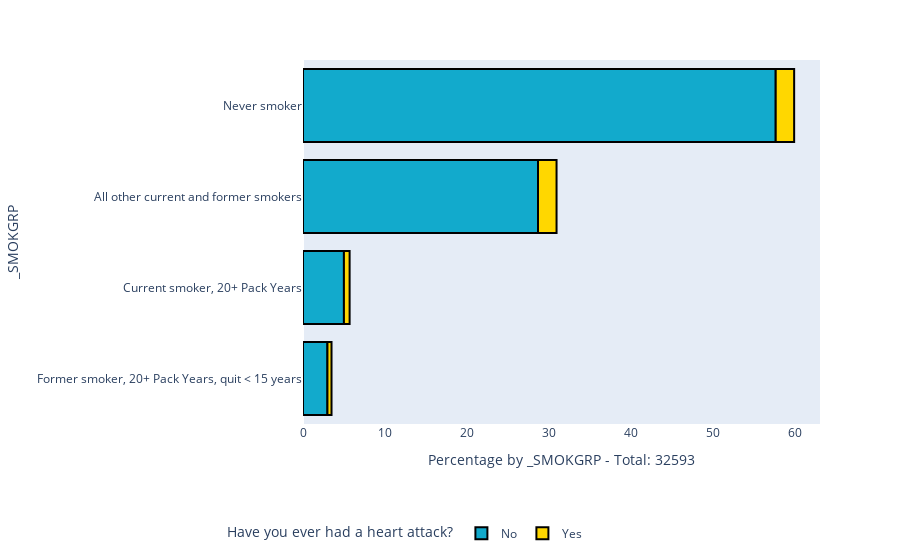
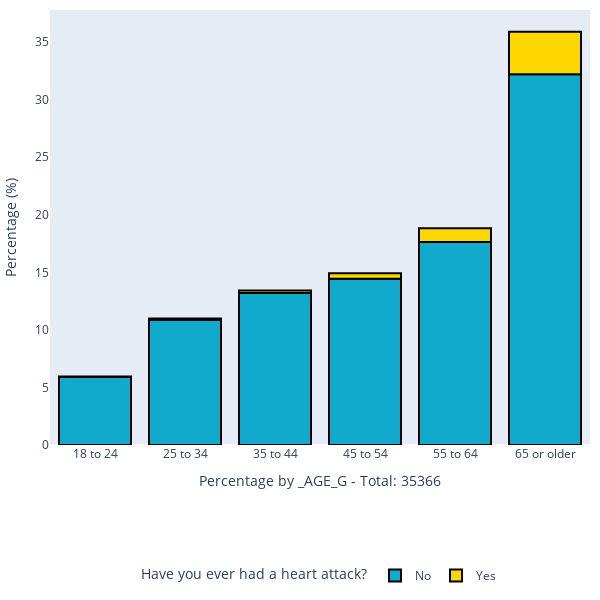
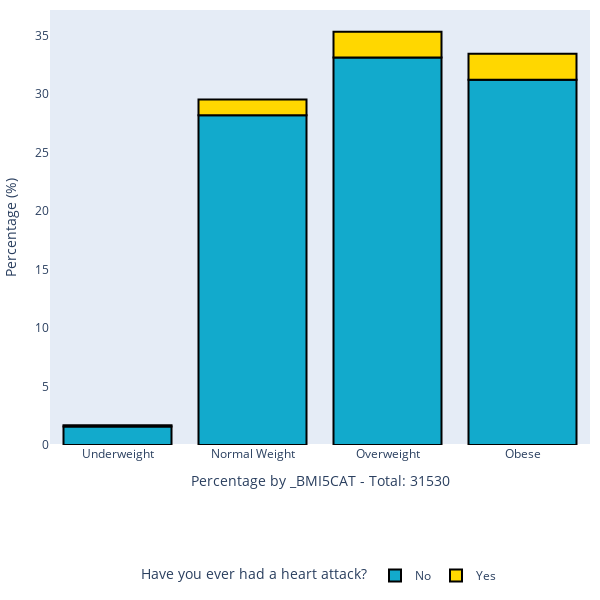
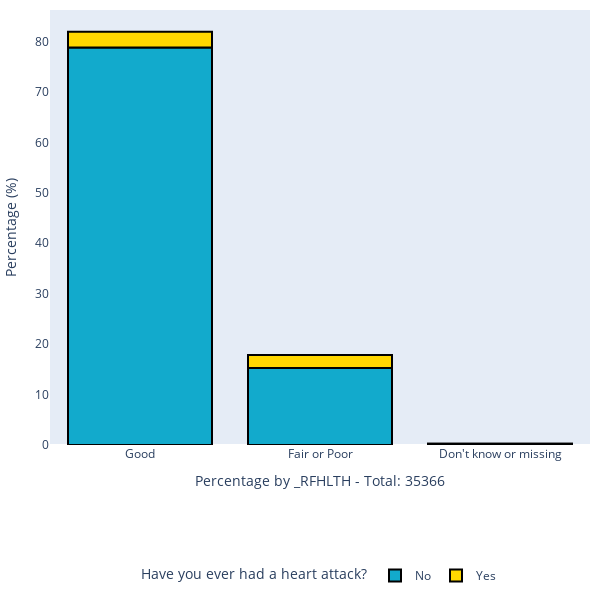

The notebook cell these images were saved under, in order:
### Code cell
import plotly.express as px

from util.plots import *

columns = [
    ('_AGE_G', 'asc', 'v'), 
    ('_BMI5CAT', [
        'Underweight', 'Normal Weight', 'Overweight', 'Obese'
    ], 'v'),
    ('_RFHLTH', 'desc', 'v'),
    ('DIABETE4', 'desc', 'v'),
    ('CVDCRHD4', 'desc', 'v'),
    ('CHCKDNY2', 'desc', 'v')
]

# smokgrp = df['_SMOKGRP'].value_counts()
# smokgrp = smokgrp.drop(labels='<NA>').sort_values()

smokgrp = df[df['_SMOKGRP'] != '<NA>']
smokgrp = smokgrp.groupby(['target', '_SMOKGRP']).size().reset_index(name='count')
total_count = smokgrp['count'].sum()
smokgrp['percentage'] = (smokgrp['count'] / total_count) * 100

fig = px.bar(
    smokgrp.sort_values(by=['target', 'percentage']),  
    y='_SMOKGRP', 
    x='percentage',
    color='target',
    orientation='h',
    color_discrete_sequence=[strongcyan, gold],
    labels={
        # '_SMOKGRP': f"_SMOKGRP",
        "target": "Have you ever had a heart attack?",
        'percentage': f'Percentage by _SMOKGRP - Total: {total_count}'
    },
)

fig.update_xaxes(showgrid=False)
fig.update_yaxes(showgrid=False)

fig.update_traces(
    # hoverinfo='label+percent', 
    text=smokgrp.values,
    # textfont_size=16,
    textposition='inside',
    marker=dict(
        # color=list(colors), 
        line=dict(color='#000000', width=2)
    ),
)

fig.update_layout(
    legend=dict(
        orientation="h",
        yanchor="middle",
        y=-0.3,
        xanchor="center",
        x=0.2
    )
)

fig.show()
fig.write_image(
    f'../resources/generated/bar__SMOKGRP.png', 
    format='png', 
    width=900,
    height=450,
    scale=4
)

for column, sort, orientation in columns:
    barplot(df, column, sort, orientation)

### Figure 1 — Plotly figure (JSON) as saved in the notebook; plotly's stock layout.template omitted (floating-point values rounded to 4 significant figures)
{"data": [{"alignmentgroup": "True", "hovertemplate": "Have you ever had a heart attack?=No<br>Percentage by _SMOKGRP - Total: 32593=%{x}<br>_SMOKGRP=%{y}<extra></extra>", "legendgroup": "No", "marker": {"color": "#12AACC", "line": {"color": "#000000", "width": 2}, "pattern": {"shape": ""}}, "name": "No", "offsetgroup": "No", "orientation": "h", "showlegend": true, "text": [["No", "All other current and former smokers", 9343, 28.67], ["No", "Current smoker, 20+ Pack Years", 1627, 4.992], ["No", "Former smoker, 20+ Pack Years, quit < 15 years", 972, 2.982], ["No", "Never smoker", 18793, 57.66], ["Yes", "All other current and former smokers", 737, 2.261], ["Yes", "Current smoker, 20+ Pack Years", 226, 0.6934], ["Yes", "Former smoker, 20+ Pack Years, quit < 15 years", 162, 0.497], ["Yes", "Never smoker", 733, 2.249]], "textposition": "inside", "type": "bar", "x": [2.982, 4.992, 28.67, 57.66], "xaxis": "x", "y": ["Former smoker, 20+ Pack Years, quit < 15 years", "Current smoker, 20+ Pack Years", "All other current and former smokers", "Never smoker"], "yaxis": "y"}, {"alignmentgroup": "True", "hovertemplate": "Have you ever had a heart attack?=Yes<br>Percentage by _SMOKGRP - Total: 32593=%{x}<br>_SMOKGRP=%{y}<extra></extra>", "legendgroup": "Yes", "marker": {"color": "gold", "line": {"color": "#000000", "width": 2}, "pattern": {"shape": ""}}, "name": "Yes", "offsetgroup": "Yes", "orientation": "h", "showlegend": true, "text": [["No", "All other current and former smokers", 9343, 28.67], ["No", "Current smoker, 20+ Pack Years", 1627, 4.992], ["No", "Former smoker, 20+ Pack Years, quit < 15 years", 972, 2.982], ["No", "Never smoker", 18793, 57.66], ["Yes", "All other current and former smokers", 737, 2.261], ["Yes", "Current smoker, 20+ Pack Years", 226, 0.6934], ["Yes", "Former smoker, 20+ Pack Years, quit < 15 years", 162, 0.497], ["Yes", "Never smoker", 733, 2.249]], "textposition": "inside", "type": "bar", "x": [0.497, 0.6934, 2.249, 2.261], "xaxis": "x", "y": ["Former smoker, 20+ Pack Years, quit < 15 years", "Current smoker, 20+ Pack Years", "Never smoker", "All other current and former smokers"], "yaxis": "y"}], "layout": {"barmode": "relative", "legend": {"orientation": "h", "title": {"text": "Have you ever had a heart attack?"}, "tracegroupgap": 0, "x": 0.2, "xanchor": "center", "y": -0.3, "yanchor": "middle"}, "margin": {"t": 60}, "xaxis": {"anchor": "y", "domain": [0, 1], "showgrid": false, "title": {"text": "Percentage by _SMOKGRP - Total: 32593"}}, "yaxis": {"anchor": "x", "domain": [0, 1], "showgrid": false, "title": {"text": "_SMOKGRP"}}}}

### Figure 2 — Plotly figure (JSON) as saved in the notebook; plotly's stock layout.template omitted (floating-point values rounded to 4 significant figures)
{"data": [{"alignmentgroup": "True", "hovertemplate": "Have you ever had a heart attack?=No<br>Percentage by _AGE_G - Total: 35366=%{x}<br>percentage=%{y}<extra></extra>", "legendgroup": "No", "marker": {"color": "#12AACC", "line": {"color": "#000000", "width": 2}, "pattern": {"shape": ""}}, "name": "No", "offsetgroup": "No", "orientation": "v", "showlegend": true, "text": [["No", "18 to 24", 2093, 5.918], ["No", "25 to 34", 3852, 10.89], ["No", "35 to 44", 4674, 13.22], ["No", "45 to 54", 5110, 14.45], ["No", "55 to 64", 6240, 17.64], ["No", "65 or older", 11388, 32.2], ["Yes", "18 to 24", 11, 0.0311], ["Yes", "25 to 34", 31, 0.08765], ["Yes", "35 to 44", 71, 0.2008], ["Yes", "45 to 54", 169, 0.4779], ["Yes", "55 to 64", 418, 1.182], ["Yes", "65 or older", 1309, 3.701]], "textposition": "inside", "type": "bar", "x": ["18 to 24", "25 to 34", "35 to 44", "45 to 54", "55 to 64", "65 or older"], "xaxis": "x", "y": [5.918, 10.89, 13.22, 14.45, 17.64, 32.2], "yaxis": "y"}, {"alignmentgroup": "True", "hovertemplate": "Have you ever had a heart attack?=Yes<br>Percentage by _AGE_G - Total: 35366=%{x}<br>percentage=%{y}<extra></extra>", "legendgroup": "Yes", "marker": {"color": "gold", "line": {"color": "#000000", "width": 2}, "pattern": {"shape": ""}}, "name": "Yes", "offsetgroup": "Yes", "orientation": "v", "showlegend": true, "text": [["No", "18 to 24", 2093, 5.918], ["No", "25 to 34", 3852, 10.89], ["No", "35 to 44", 4674, 13.22], ["No", "45 to 54", 5110, 14.45], ["No", "55 to 64", 6240, 17.64], ["No", "65 or older", 11388, 32.2], ["Yes", "18 to 24", 11, 0.0311], ["Yes", "25 to 34", 31, 0.08765], ["Yes", "35 to 44", 71, 0.2008], ["Yes", "45 to 54", 169, 0.4779], ["Yes", "55 to 64", 418, 1.182], ["Yes", "65 or older", 1309, 3.701]], "textposition": "inside", "type": "bar", "x": ["18 to 24", "25 to 34", "35 to 44", "45 to 54", "55 to 64", "65 or older"], "xaxis": "x", "y": [0.0311, 0.08765, 0.2008, 0.4779, 1.182, 3.701], "yaxis": "y"}], "layout": {"autosize": true, "barmode": "relative", "height": 600, "legend": {"orientation": "h", "title": {"text": "Have you ever had a heart attack?"}, "tracegroupgap": 0, "x": 0.5, "xanchor": "center", "y": -0.3, "yanchor": "middle"}, "margin": {"b": 30, "l": 10, "r": 10, "t": 10}, "width": 600, "xaxis": {"anchor": "y", "categoryorder": "total ascending", "domain": [0, 1], "showgrid": false, "title": {"text": "Percentage by _AGE_G - Total: 35366"}}, "yaxis": {"anchor": "x", "domain": [0, 1], "showgrid": false, "title": {"text": "Percentage (%)"}}}}

### Figure 3 — Plotly figure (JSON) as saved in the notebook; plotly's stock layout.template omitted (floating-point values rounded to 4 significant figures)
{"data": [{"alignmentgroup": "True", "hovertemplate": "Have you ever had a heart attack?=No<br>Percentage by _BMI5CAT - Total: 31530=%{x}<br>percentage=%{y}<extra></extra>", "legendgroup": "No", "marker": {"color": "#12AACC", "line": {"color": "#000000", "width": 2}, "pattern": {"shape": ""}}, "name": "No", "offsetgroup": "No", "orientation": "v", "showlegend": true, "text": [["No", "Normal Weight", 8889, 28.19], ["No", "Obese", 9843, 31.22], ["No", "Overweight", 10445, 33.13], ["No", "Underweight", 502, 1.592], ["Yes", "Normal Weight", 424, 1.345], ["Yes", "Obese", 702, 2.226], ["Yes", "Overweight", 695, 2.204], ["Yes", "Underweight", 30, 0.09515]], "textposition": "inside", "type": "bar", "x": ["Normal Weight", "Obese", "Overweight", "Underweight"], "xaxis": "x", "y": [28.19, 31.22, 33.13, 1.592], "yaxis": "y"}, {"alignmentgroup": "True", "hovertemplate": "Have you ever had a heart attack?=Yes<br>Percentage by _BMI5CAT - Total: 31530=%{x}<br>percentage=%{y}<extra></extra>", "legendgroup": "Yes", "marker": {"color": "gold", "line": {"color": "#000000", "width": 2}, "pattern": {"shape": ""}}, "name": "Yes", "offsetgroup": "Yes", "orientation": "v", "showlegend": true, "text": [["No", "Normal Weight", 8889, 28.19], ["No", "Obese", 9843, 31.22], ["No", "Overweight", 10445, 33.13], ["No", "Underweight", 502, 1.592], ["Yes", "Normal Weight", 424, 1.345], ["Yes", "Obese", 702, 2.226], ["Yes", "Overweight", 695, 2.204], ["Yes", "Underweight", 30, 0.09515]], "textposition": "inside", "type": "bar", "x": ["Normal Weight", "Obese", "Overweight", "Underweight"], "xaxis": "x", "y": [1.345, 2.226, 2.204, 0.09515], "yaxis": "y"}], "layout": {"autosize": true, "barmode": "relative", "height": 600, "legend": {"orientation": "h", "title": {"text": "Have you ever had a heart attack?"}, "tracegroupgap": 0, "x": 0.5, "xanchor": "center", "y": -0.3, "yanchor": "middle"}, "margin": {"b": 30, "l": 10, "r": 10, "t": 10}, "width": 600, "xaxis": {"anchor": "y", "categoryarray": ["Underweight", "Normal Weight", "Overweight", "Obese"], "categoryorder": "array", "domain": [0, 1], "showgrid": false, "title": {"text": "Percentage by _BMI5CAT - Total: 31530"}}, "yaxis": {"anchor": "x", "domain": [0, 1], "showgrid": false, "title": {"text": "Percentage (%)"}}}}

### Figure 4 — Plotly figure (JSON) as saved in the notebook; plotly's stock layout.template omitted (floating-point values rounded to 4 significant figures)
{"data": [{"alignmentgroup": "True", "hovertemplate": "Have you ever had a heart attack?=No<br>Percentage by _RFHLTH - Total: 35366=%{x}<br>percentage=%{y}<extra></extra>", "legendgroup": "No", "marker": {"color": "#12AACC", "line": {"color": "#000000", "width": 2}, "pattern": {"shape": ""}}, "name": "No", "offsetgroup": "No", "orientation": "v", "showlegend": true, "text": [["No", "Don't know or missing", 80, 0.2262], ["No", "Fair or Poor", 5403, 15.28], ["No", "Good", 27874, 78.82], ["Yes", "Don't know or missing", 8, 0.02262], ["Yes", "Fair or Poor", 904, 2.556], ["Yes", "Good", 1097, 3.102]], "textposition": "inside", "type": "bar", "x": ["Don't know or missing", "Fair or Poor", "Good"], "xaxis": "x", "y": [0.2262, 15.28, 78.82], "yaxis": "y"}, {"alignmentgroup": "True", "hovertemplate": "Have you ever had a heart attack?=Yes<br>Percentage by _RFHLTH - Total: 35366=%{x}<br>percentage=%{y}<extra></extra>", "legendgroup": "Yes", "marker": {"color": "gold", "line": {"color": "#000000", "width": 2}, "pattern": {"shape": ""}}, "name": "Yes", "offsetgroup": "Yes", "orientation": "v", "showlegend": true, "text": [["No", "Don't know or missing", 80, 0.2262], ["No", "Fair or Poor", 5403, 15.28], ["No", "Good", 27874, 78.82], ["Yes", "Don't know or missing", 8, 0.02262], ["Yes", "Fair or Poor", 904, 2.556], ["Yes", "Good", 1097, 3.102]], "textposition": "inside", "type": "bar", "x": ["Don't know or missing", "Fair or Poor", "Good"], "xaxis": "x", "y": [0.02262, 2.556, 3.102], "yaxis": "y"}], "layout": {"autosize": true, "barmode": "relative", "height": 600, "legend": {"orientation": "h", "title": {"text": "Have you ever had a heart attack?"}, "tracegroupgap": 0, "x": 0.5, "xanchor": "center", "y": -0.3, "yanchor": "middle"}, "margin": {"b": 30, "l": 10, "r": 10, "t": 10}, "width": 600, "xaxis": {"anchor": "y", "categoryorder": "total descending", "domain": [0, 1], "showgrid": false, "title": {"text": "Percentage by _RFHLTH - Total: 35366"}}, "yaxis": {"anchor": "x", "domain": [0, 1], "showgrid": false, "title": {"text": "Percentage (%)"}}}}
